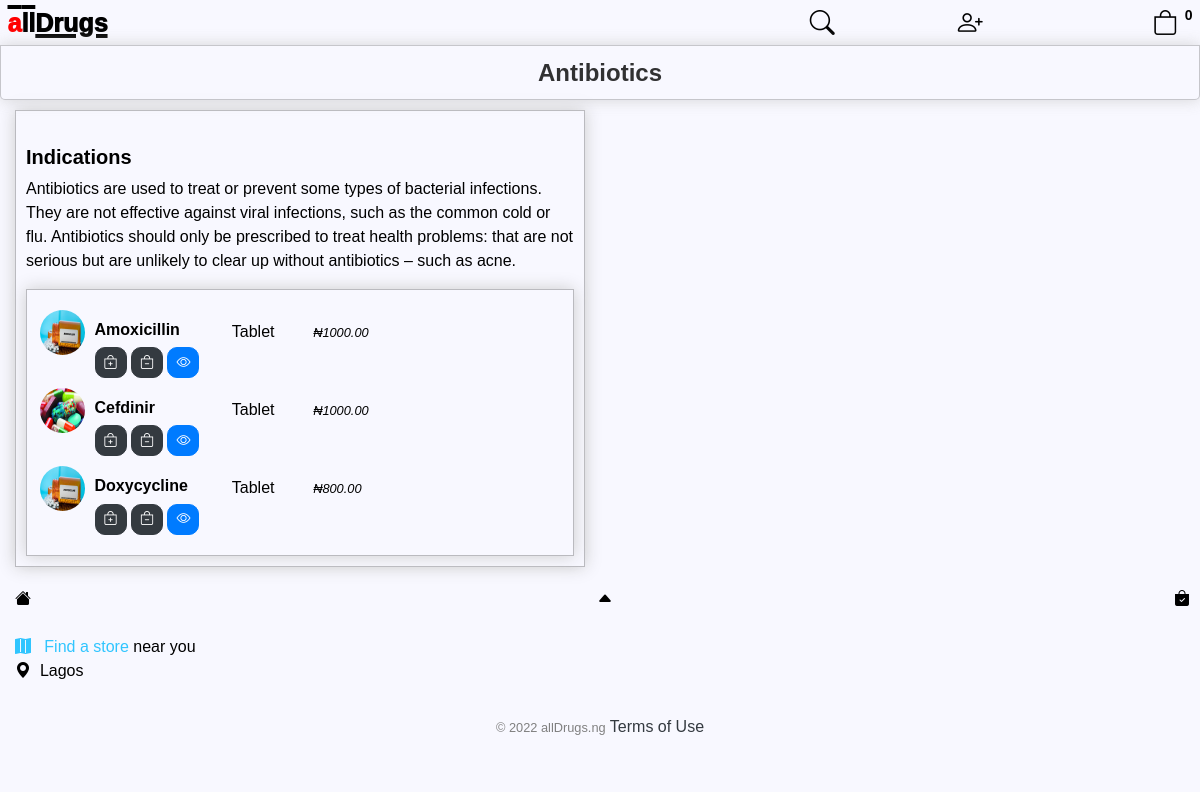
The app's page /drug_class/1 with its own data.
### store/models.py (models this page shows, shortened)
class Category (models.Model):
    name = models.CharField(max_length=200, null= True)
    indication = models.TextField (max_length=2000,blank=True, null=True,default="ailment")

class Product(models.Model):
    name = models.CharField(max_length=200, null=True,default="drug")
    drug_class = models.ManyToManyField(Category,default="analgesic")
    price = models.DecimalField(default=1000,max_digits=10, decimal_places=2)
    digital = models.BooleanField(default=False,null=True,  blank=False)
    image = models.ImageField(null=True, blank=True, default='sample.png', upload_to='uploads/')
    form = models.CharField (max_length=200,null=True,blank=True,default='Tablet',choices=dosage_form)
    dosage = models.CharField (max_length=200,blank=True,null=True,default="100mg")
    indication = models.TextField (max_length=2000,blank=True, null=True,default="ailment")
    prescription = models.CharField(max_length=1000,blank=True,null=True,default="daily")
    color = ColorField(default='#FF0000',format="hexa", image_field="image")
    views = models.IntegerField(default=0)
    liked = models.ManyToManyField(Customer, default=None, blank= True,  related_name = 'liked')
    @property
    def imageURL(self):
        try:
            url = self.image.url
        except:
            url=''
        return url

### store/views.py (the view)
def drug_class(request, pk):
	data = cartData(request)
	cartItems = data['cartItems']
	order = data['order']
	items = data['items']
	category = Category.objects.get(id=pk)
	product = Product.objects.filter(drug_class=category)
	context = {'product':product,'category':category ,'cartItems':cartItems,}
	return render(request, 'store/drug_class.html', context)

### store/utils.py (called while the page is built, shortened)
def cookieCart(request):
	try:
		cart = json.loads(request.COOKIES['cart'])
	except:
		cart = {}
	print('CART:', cart)
	items = []
	order = {'get_cart_total':0, 'get_cart_items':0, 'shipping':False}
	cartItems = order['get_cart_items']
	return {'cartItems':cartItems ,'order':order, 'items':items}

def cartData(request):
	if request.user.is_authenticated:
		customer = request.user.customer
		order, created = Order.objects.get_or_create(customer=customer, complete=False)
		items = order.orderitem_set.all()
		cartItems = order.get_cart_items
	else:
		cookieData = cookieCart(request)
		cartItems = cookieData['cartItems']
		order = cookieData['order']
		items = cookieData['items']
	return {'cartItems':cartItems ,'order':order, 'items':items}

### store/templates/store/drug_class.html (shortened to what this page needs)
{% extends "store/main.html" %}
{% load static %}
{% block content %}
<nav id="drug_class_nav" style="" class="navbar sticky-top">
    <div style="padding-top:12.5px;text-transform:capitalize;">
        <h4>
            <strong>
                {{category.name}}
            </strong>
        </h4>
    </div>
</nav>
<div class="row">
    <div class="col-lg-6">
        <div class="box-element" id="form-wrapper">
            <div></br>
                <h5><strong>Indications</strong></h5>
                <p>{{category.indication}}</p>
            </div>
            <div style="display:flex; overflow:hidden;" class="box-element" id="form-wrapper">
                <div>
                    {% for product in product %}
                    <div id="product_filter_list" style="" class="text-left">
                        <div style="flex:5%">
                            <img class="header-image" src="{{product.imageURL}}">
                        </div>
                        <div class="text-left" style="flex:3
                            45%;padding:10px 0px 0px 10px;">
                            <h6>
                                <strong>{{ product.name }}</strong>
                            </h6>
                            <button data-product={{product.id}} data-action="add" class="btn btn-dark add-btn update-cart btn-sm">
                                <i class="bi bi-bag-plus"></i>
                            </button>
                            <button data-product={{product.id}} data-action="remove" class="btn btn-dark remove-btn update-cart btn-sm">
                                <i class="bi bi-bag-dash"></i>
                            </button>
                            <a class="btn btn-primary btn-sm" href="{% url 'product' product.id %}">
                                <i class="bi bi-eye"></i>
                            </a>
                        </div>
                        <div class="text-left" style="flex:25%;padding:10px 0px 0px 0px;">
                            {{ product.form }}
                        </div>
                        <div style="flex:25%;padding:10px 0px 0px 0px;">
                            <small><i>₦{{ product.price }}</i></small>
                        </div>
                    </div>
                    {% endfor %}
                </div>
            </div>
        </div>
    </div>
</div>
{% endblock content %}

### static/css/main.css (style rules this page uses)
body { background-color: #f8f8ff!important; font-weight: 400; font-family:'Choco cooky',reross-quadratic, sans-serif; color: #000; font-style: normal; padding:0px; margin:0px; overflow: scroll; }
#drug_class_nav { display: flex; flex-direction: column; border: .2px solid rgba(0,0,0,0.25); overflow: scroll; box-shadow: hsl(0, 0%, 80%) 0 0 16px; padding: 0px 0px 0px 0px; background-color: #f8f8ff; opacity: .8; border-radius: 0px 0px 5px 5px; height: 55px; }
h1,h2,h3,h4,h5,h6 { color: #000; }
.box-element { box-shadow: hsl(0, 0%, 80%) 0 0 16px; background-color: #f8f8ff; border: .2px solid rgba(0,0,0,0.25); padding: 10px; width:100%; }
.col-lg-4, .col-lg-6, .col-lg-8, .col-lg-12 { margin-top: 10px; }
.btn { border-radius: 10px; }
.header-image { width: 45px; height: 45px; border-radius:50%; }
@media screen and (min-width: 480px) { #product_filter_list { width: 710px; } }
#product_filter_list { display:flex; width:355px; justify-content:space-between; margin:10px 2.5px 10px 2.5px; }
.row { width:100%; margin:0px; padding: 0px; }

### static/css/main_dark.css (style rules this page uses)
body { background-color: rgb(37,37,37,1)!important; font-weight: 400; font-family: 'Choco cooky',reross-quadratic, sans-serif; color: white; font-style: normal; margin:0px; padding:0px; }
#drug_class_nav { display: flex; flex-direction: column; overflow: scroll; box-shadow: hsl(0, 0%, 20%) 0 0 16px; padding: 0px 0px 0px 0px; background-color: #070700; opacity: .8; border-radius: 0px 0px 5px 5px; height: 55px; }
h1,h2,h3,h4,h5,h6 { color: white; }
.box-element { box-shadow: hsl(0, 0%, 20%) 0 0 16px; background-color: #070700; border-radius: 20px; padding: 10px; }
.col-lg-4, .col-lg-6, .col-lg-8, .col-lg-12 { margin-top: 10px; }
.btn { border-radius: 10px; }
.header-image { width: 45px; height: 45px; border-radius:50%; }
@media screen and (min-width: 480px) { #product_filter_list { width:750px; } }
#product_filter_list { display:flex; width:340px; justify-content:space-between; margin:10px; }
.row { width:100%; margin:0px; padding: 0px; }

### records on screen
Category: name "Antibiotics", indication "Antibiotics are used to treat or prevent some types of bacterial infections. They are not effective against viral infections, such as the common cold or flu. Antibiotics should only be prescribed to treat health problems: that are not serious but are unlikely to clear up without antibiotics – such as acne."
Product: imageURL (picture), name "Amoxicillin", form "Tablet", price "1000.00"
Product: imageURL (picture), name "Cefdinir", form "Tablet", price "1000.00"
Product: imageURL (picture), name "Doxycycline", form "Tablet", price "800.00"

### other values on screen
{{ cartItems }} "0"
